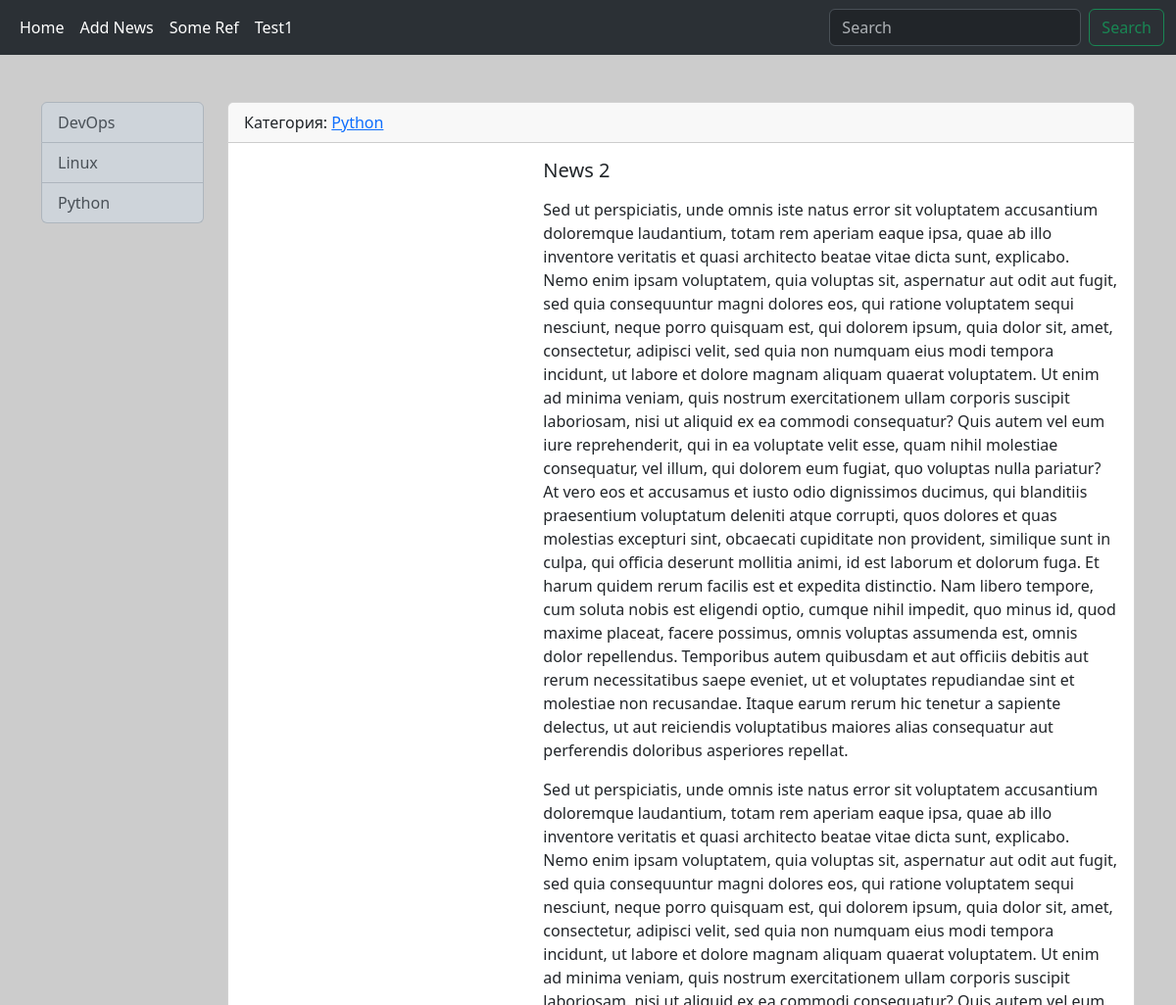
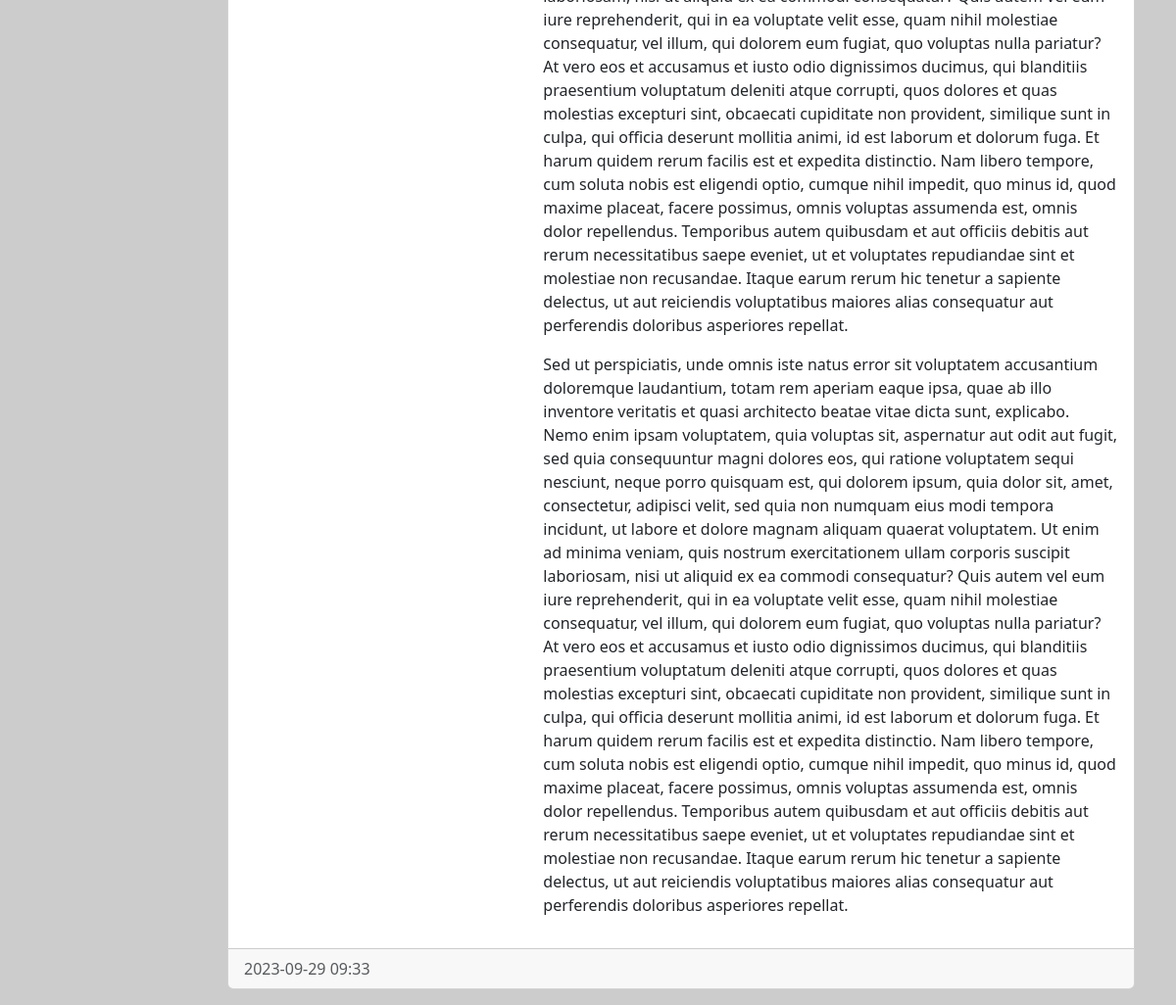
Screenshot of /news/2/ with the database file from the repository (2 pictures, top to bottom).
### news/models.py (models this page shows, shortened)
class Category(models.Model):
    title = models.CharField(max_length=150, db_index=True)  # Индексирует поле, делает более быстрым для поиска
    def get_absolute_url(self):
        return reverse('category', kwargs={"category_id": self.pk})
    class Meta:
        verbose_name = 'Категория'
        verbose_name_plural = 'Категории'
        ordering = ['title']

class News(models.Model):
    title = models.CharField(max_length=150)
    content = models.TextField(blank=True)
    created_at = models.DateTimeField(auto_now_add=True)  # Дата создании поста и меняться не будет
    updated_at = models.DateTimeField(auto_now=True)  # Дата обновляется при редактировании
    photo = models.ImageField(upload_to='photos/%Y/%m/%d/', blank=True)  # Где хранятся изображения
    is_published = models.BooleanField(default=True)
    category = models.ForeignKey('Category', on_delete=models.PROTECT)
    class Meta:
        verbose_name = 'Новость'
        verbose_name_plural = 'Новости'
        ordering = ['-created_at']

### news/views.py (the view)
# urls.py: path('news/<int:news_id>/', view_news, name='view_news'),
def view_news(request, news_id):
    news_item = get_object_or_404(News, pk=news_id)
    return render(request, 'news/view_news.html', {'news_item': news_item})

### news/templatetags/news_tags.py (called while the page is built)
@register.simple_tag()
def get_categories():
    return Category.objects.all()

### news/templates/news/view_news.html (shortened to what this page needs)
{% extends 'base.html' %}
{% block sidebar %}
    {% include 'ink/_sidebar.html' %}
{% endblock %}
{% block content %}
    <div class="card mb-3">
        <div class="card-header">
            Категория: <a href="{{ news_item.category.get_absolute_url }}">{{ news_item.category.title }}</a>
        </div>
        <div class="card-body">
            <div class="media row">
                <div class="photo col-md-4">
                </div>
                <div class="media-body col-md-8">
                    <h5 class="card-title">{{ news_item.title }}</h5>
                    <p class="card-text">{{ news_item.content|linebreaks|safe }}</p>
                </div>
            </div>
        </div>
        <div class="card-footer text-body-secondary">
            {{ news_item.created_at|date:"Y-m-d H:i" }}
        </div>
    </div>
{% endblock %}

### templates/ink/_sidebar.html
{% load news_tags %}
<div class="list-group list-group-item-dark">
    {% get_categories as categories %}
    {% for item in categories %}
        <a href="{{ item.get_absolute_url }}"
           class="list-group-item list-group-item-action">{{ item.title }}</a>
    {% endfor %}
</div>

### ABCofDevops/static/css/style.css (style rules this page uses)
body { background-color: #ccc; }

### rows the page displays
Category: title "DevOps"
Category: title "Linux"
Category: title "Python"
News: category "Python", title "News 2", content "Sed ut perspiciatis, unde omnis iste natus error sit voluptatem accusantium doloremque laudantium, totam rem aperiam eaque ipsa, quae ab illo inventore veritatis et quasi architecto beatae vitae dicta sunt, explicabo. Nemo enim ipsam voluptatem, quia voluptas sit, aspernatur aut odit aut fugit, sed quia consequuntur magni dolores eos, qui ratione voluptatem sequi nesciunt, neque porro quisquam est, qui dolorem ipsum, quia dolor sit, amet, consectetur, adipisci velit, sed quia non numquam eius modi tempora incidunt, ut labore et dolore magnam aliquam quaerat voluptatem. Ut enim ad minima veniam, quis nostrum exercitationem ullam corporis suscipit laboriosam, nisi ut aliquid ex ea commodi…", created_at "2023-09-29 09:33"
